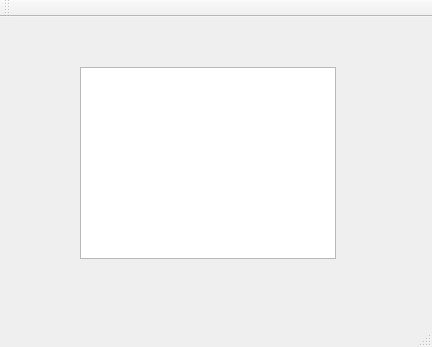
<?xml version="1.0" encoding="UTF-8"?>
<ui version="4.0">
 <class>MainWindow</class>
 <widget class="QMainWindow" name="MainWindow">
  <property name="geometry">
   <rect>
    <x>0</x>
    <y>0</y>
    <width>432</width>
    <height>347</height>
   </rect>
  </property>
  <property name="windowTitle">
   <string>MainWindow</string>
  </property>
  <widget class="QWidget" name="centralWidget">
   <widget class="QTableView" name="tableView">
    <property name="geometry">
     <rect>
      <x>80</x>
      <y>50</y>
      <width>256</width>
      <height>192</height>
     </rect>
    </property>
   </widget>
  </widget>
  <widget class="QMenuBar" name="menuBar">
   <property name="geometry">
    <rect>
     <x>0</x>
     <y>0</y>
     <width>432</width>
     <height>20</height>
    </rect>
   </property>
  </widget>
  <widget class="QToolBar" name="mainToolBar">
   <attribute name="toolBarArea">
    <enum>TopToolBarArea</enum>
   </attribute>
   <attribute name="toolBarBreak">
    <bool>false</bool>
   </attribute>
  </widget>
  <widget class="QStatusBar" name="statusBar"/>
 </widget>
 <layoutdefault spacing="6" margin="11"/>
 <resources/>
 <connections/>
</ui>
